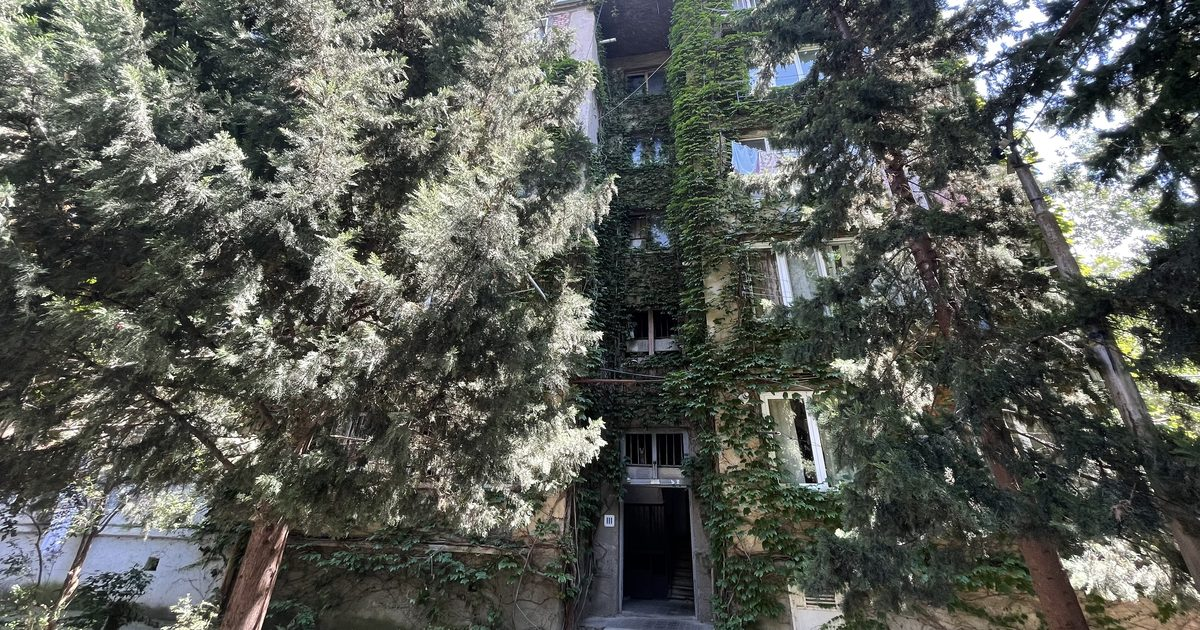
#> input picture og-image.jpg, 1200 x 630 px
$ python make_dogs_photo.py ../og-image.jpg '../2022-07-06 13.27.42-1.jpg' '../2022-07-06 13.27.42-1.jpg'
#> lines starting #> are read from the running program, lines starting #| are printed output that depends on the picture
#!/usr/bin/env python3
"""Builds the web copies of a Dogs-page photo in the plain src+thumb convention most of
the page's galleries use (e.g. media/dogs/17.jpg + media/dogs/thumb/17.jpg): a full-size
JPEG at 1600px long edge and a thumbnail at 600px long edge, both never upscaled beyond the
source. sRGB (colour-managed from the source's own profile), EXIF orientation applied then
all metadata stripped, quality 72, progressive.

Usage:
    python3 tools/make_dogs_photo.py <source> <out-dir> <name>
Writes <out-dir>/<name>.jpg (1600px long edge) and <out-dir>/thumb/<name>.jpg (600px long
edge).
"""
import sys, os, io
from PIL import Image, ImageCms, ImageOps

SRGB = ImageCms.createProfile("sRGB")


def _encode_one(im, out, max_long_edge, quality=72):
    w, h = im.size
    long_edge = max(w, h)
    target = min(max_long_edge, long_edge)  # never upscale
    out_im = im
    if target < long_edge:
        scale = target / long_edge
        out_im = im.resize((round(w * scale), round(h * scale)), Image.LANCZOS)
    out_im.save(out, "JPEG", quality=quality, optimize=True, progressive=True)
    return out_im.size, os.path.getsize(out)


def make(src, out_dir, name):
#> called with src = '../og-image.jpg', out_dir = '../2022-07-06 13.27.42-1.jpg', name = '../2022-07-06 13.27.42-1.jpg'
    im = Image.open(src)
#> im is the input picture: PIL image 1200x630 RGB; mean R, G, B 86.5, 89.6, 83.7
    im.load()
    im = ImageOps.exif_transpose(im)
    icc = im.info.get("icc_profile")
    if icc:
        src_profile = ImageCms.ImageCmsProfile(io.BytesIO(icc))
        im = ImageCms.profileToProfile(im, src_profile, SRGB, outputMode="RGB")
    else:
        im = im.convert("RGB")

    thumb_dir = os.path.join(out_dir, "thumb")
    os.makedirs(thumb_dir, exist_ok=True)
    big = os.path.join(out_dir, name + ".jpg")
    small = os.path.join(thumb_dir, name + ".jpg")
    for out, max_edge in ((big, 1600), (small, 600)):
        size, nbytes = _encode_one(im, out, max_edge)
        print(out, size, nbytes)
#> this loop made 2 passes
#> (size, nbytes) on passes 1 to 2: ((1200, 630), 242361), ((600, 315), 56674)
#| ../2022-07-06 13.27.42-1.jpg/../2022-07-06 13.27.42-1.jpg.jpg (1200, 630) 242361
#| ../2022-07-06 13.27.42-1.jpg/thumb/../2022-07-06 13.27.42-1.jpg.jpg (600, 315) 56674
#> pass 2, in _encode_one (call 2), `out_im = im.resize((round(w * scale), round(h * scale)), Image.LANCZOS)`:
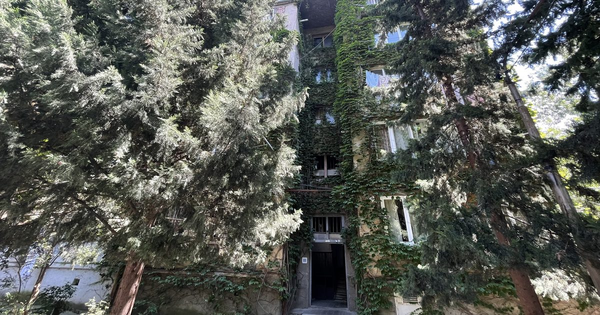
#> out_im: PIL image 600x315 RGB; mean R, G, B 86.5, 89.6, 83.7


if __name__ == "__main__":
    make(sys.argv[1], sys.argv[2], sys.argv[3])

$ run again, on 2022-07-06 13.31.11-1.jpg
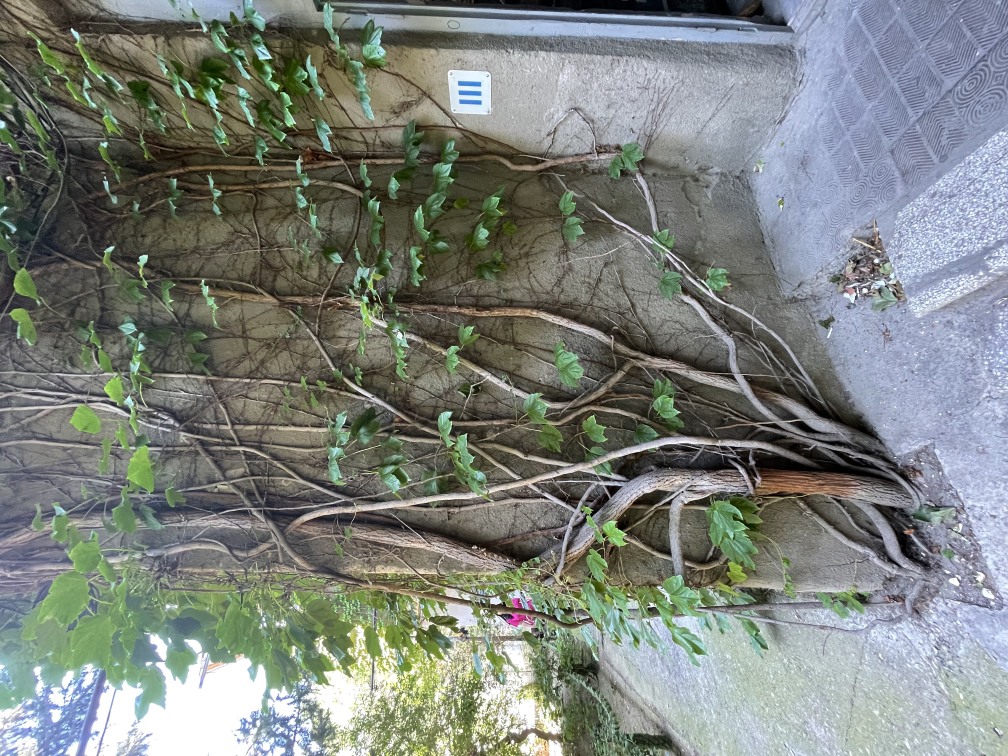
#> input picture 2022-07-06 13.31.11-1.jpg, 4032 x 3024 px (shown at 1/4 size)
#> in make, im is the input picture: PIL image 4032x3024 RGB; mean R, G, B 124.3, 130.1, 124.5
#> in make, `im = ImageOps.exif_transpose(im)`:
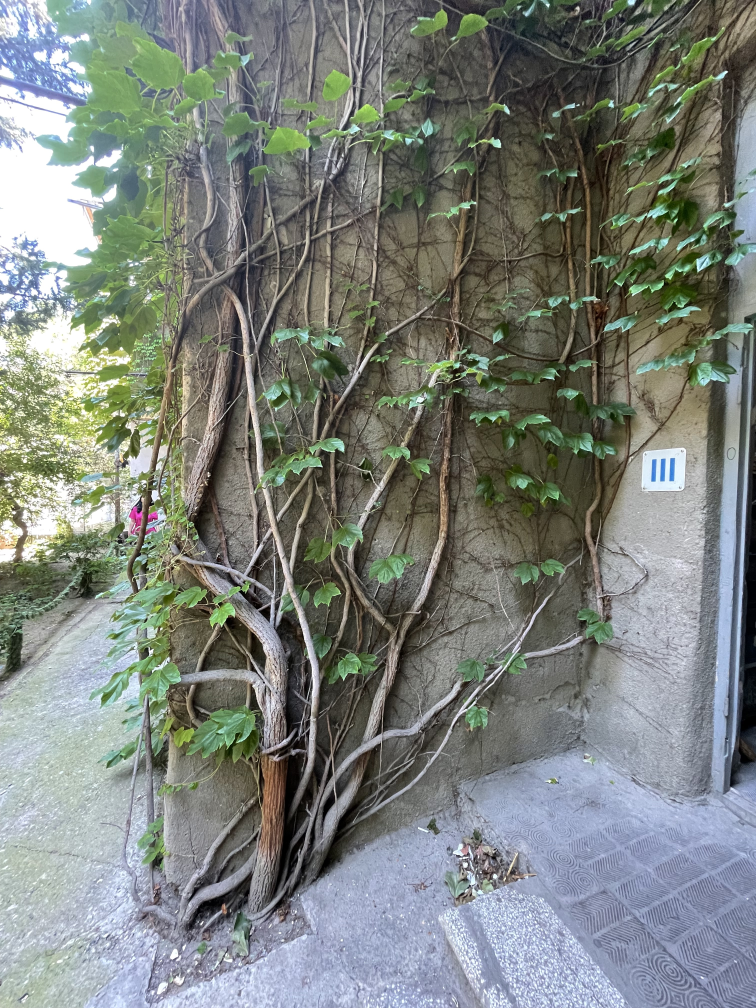
#> im: PIL image 3024x4032 RGB (shown at 1/4 size); mean R, G, B 124.3, 130.1, 124.5
#> the loop in make, `for out, max_edge in ((big, 1600), (small, 600)):` made 2 passes
#> (size, nbytes) on passes 1 to 2: ((1200, 1600), 417126), ((450, 600), 69151)
#> (printed output is left out)
#> pass 2, in _encode_one (call 2), `out_im = im.resize((round(w * scale), round(h * scale)), Image.LANCZOS)`:
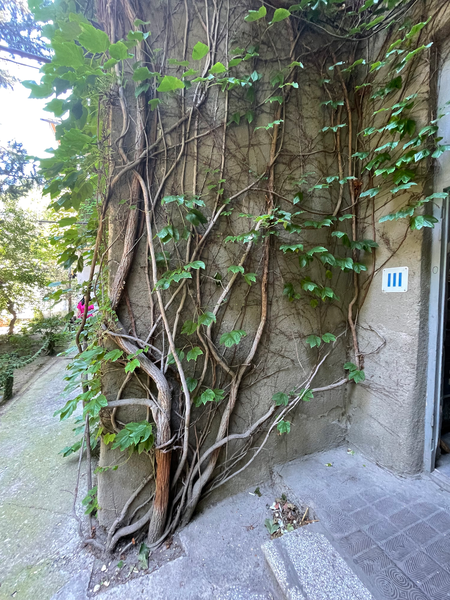
#> out_im: PIL image 450x600 RGB; mean R, G, B 122.7, 130.2, 123.6

$ run again, on biulding 1.jpg
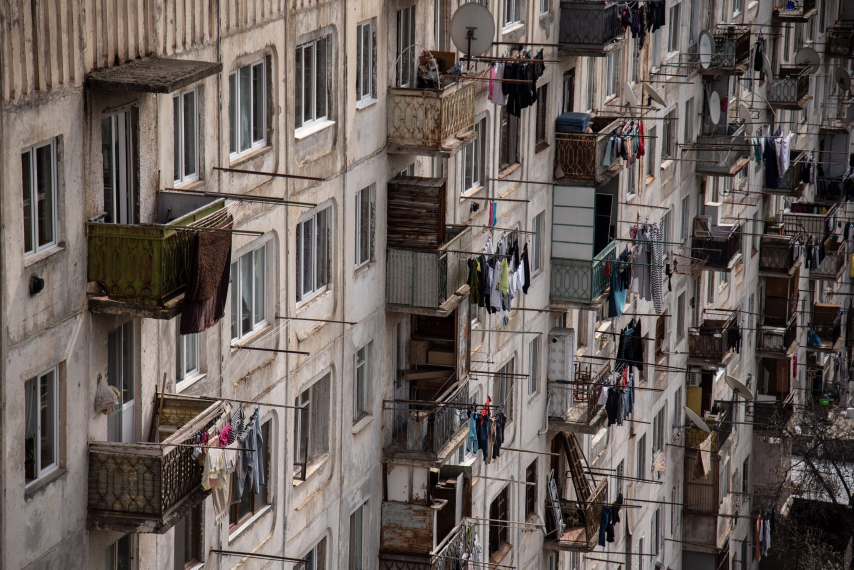
#> input picture biulding 1.jpg, 2560 x 1709 px (shown at 1/3 size)
#> in make, im is the input picture: PIL image 2560x1709 RGB; mean R, G, B 102.9, 93.6, 89.2
#> the loop in make, `for out, max_edge in ((big, 1600), (small, 600)):` made 2 passes
#> (size, nbytes) on passes 1 to 2: ((1600, 1068), 303615), ((600, 401), 55276)
#> (printed output is left out)
#> pass 1, in _encode_one, `out_im = im.resize((round(w * scale), round(h * scale)), Image.LANCZOS)`:
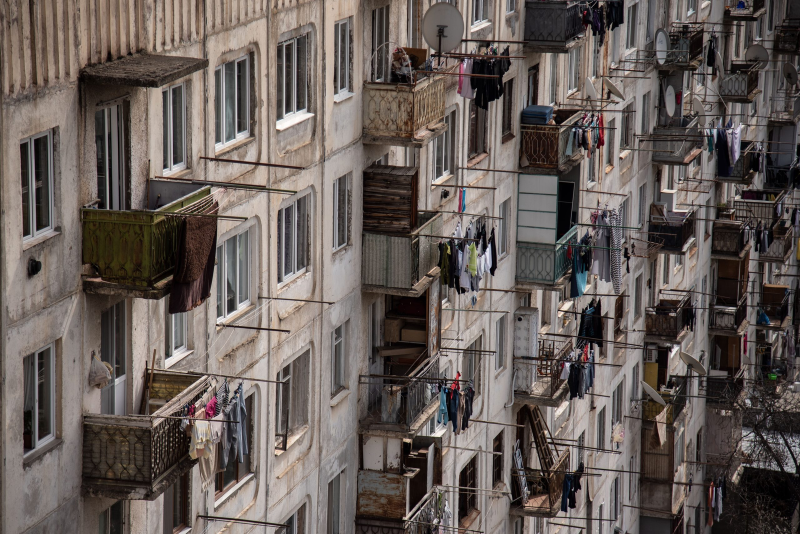
#> out_im: PIL image 1600x1068 RGB (shown at 1/2 size); mean R, G, B 102.9, 93.6, 89.2
#> pass 2, in _encode_one (call 2), `out_im = im.resize((round(w * scale), round(h * scale)), Image.LANCZOS)`:
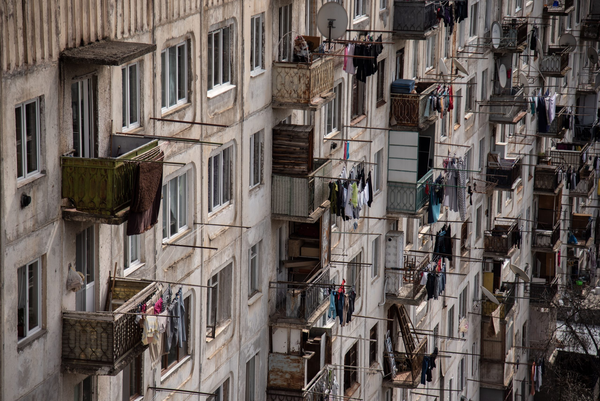
#> out_im: PIL image 600x401 RGB; mean R, G, B 102.9, 93.6, 89.2
